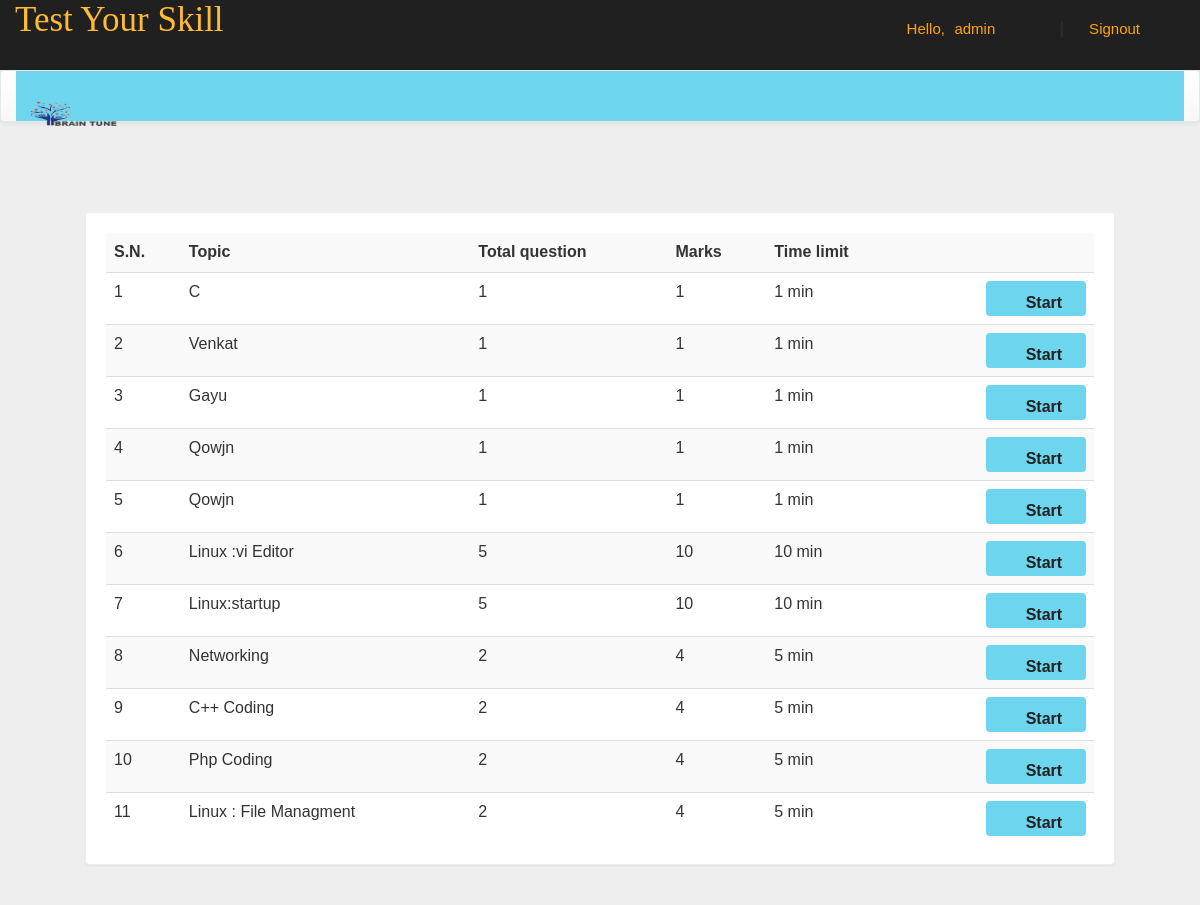
Page /acc.php (signed in) on the committed database.
### tables this page shows
CREATE TABLE `quiz` (
  `eid` text NOT NULL,
  `title` varchar(100) NOT NULL,
  `sahi` int(11) NOT NULL,
  `wrong` int(11) NOT NULL,
  `total` int(11) NOT NULL,
  `time` bigint(20) NOT NULL,
  `intro` text NOT NULL,
  `tag` varchar(100) NOT NULL,
  `date` timestamp NOT NULL DEFAULT current_timestamp() ON UPDATE current_timestamp()
);

### acc.php (the view, shortened to what this page needs)
<!DOCTYPE html PUBLIC "-//W3C//DTD XHTML 1.0 Transitional//EN" "http://www.w3.org/TR/xhtml1/DTD/xhtml1-transitional.dtd">
<html xmlns="http://www.w3.org/1999/xhtml">
<head>
<link  rel="stylesheet" href="css/bootstrap.min.css"/>
 <link  rel="stylesheet" href="css/bootstrap-theme.min.css"/>
 <link rel="stylesheet" href="css/main.css">
 <link  rel="stylesheet" href="css/font.css">
</head>
<body>
<div class="header">
<div class="row">
<div class="col-lg-6">
<span class="logo">Test Your Skill</span></div>
<div class="col-md-4 col-md-offset-2">
 <?php
 include_once 'conn.php';
  if(!(isset($_SESSION['mail']))){
header("location:index.php");
}
else
{
$name = $_SESSION['name'];
$email=$_SESSION['mail'];
echo '<span class="pull-right top title1" ><span class="log1"><span class="glyphicon glyphicon-user" aria-hidden="true"></span>&nbsp;&nbsp;&nbsp;&nbsp;Hello,</span> <a href="acc.php?q=1" class="log log1">'.$name.'</a>&nbsp;|&nbsp;<a href="logout.php?q=acc.php" class="log"><span class="glyphicon glyphicon-log-out" aria-hidden="true"></span>&nbsp;Signout</button></a></span>';
}?>
</div>
</div></div>
<div class="bg">
<nav class="navbar navbar-default title1">
  <div class="container-fluid">
    <div class="navbar-header">
      <a class="navbar-brand" href=""><b><img class="logo" src="img/logo3.png" height="50" width="90"></b></a>
    </div>
    <div class="collapse navbar-collapse" id="bs-example-navbar-collapse-1">
      <ul class="nav navbar-nav">
        <li <?php if(@$_GET['q']==1) echo'class="active"'; ?> ><a href="acc.php?q=1"><span class="" aria-hidden="true"></span>&nbsp;<span class="sr-only">(current)</span></a></li>
      </div>
  </div>
</nav>
<div class="container">
<div class="collapse navbar-collapse" id="bs-example-navbar-collapse-1">
      <ul class="nav navbar-nav">
      <li <?php if(@$_GET['q']==0) echo'class="active"'; ?>><a href="acc.php?q=0"><span class="sr-only"></span></a></li>
</ul>
</div>
        <div class="col-md-12">
<?php if(@$_GET['q']==0) {
$result = mysqli_query($conn,"SELECT * FROM quiz ORDER BY date DESC") or die('Error');
echo  '<div class="panel"><table class="table table-striped title1">
<tr><td><b>S.N.</b></td><td><b>Topic</b></td><td><b>Total question</b></td><td><b>Marks</b></td><td><b>Time limit</b></td><td></td></tr>';
$c=1;
while($row = mysqli_fetch_array($result)) {
	$title = $row['title'];
	$total = $row['total'];
	$sahi = $row['sahi'];
    $time = $row['time'];
	$eid = $row['eid'];
$q12=mysqli_query($conn,"SELECT score FROM history WHERE eid='$eid' AND email='$email'" )or die('Error98');
$rowcount=mysqli_num_rows($q12);
if($rowcount == 0){
	echo '<tr><td>'.$c++.'</td><td>'.$title.'</td><td>'.$total.'</td><td>'.$sahi*$total.'</td><td>'.$time.'&nbsp;min</td>
	<td><b><a href="acc.php?q=quiz&step=2&eid='.$eid.'&n=1&t='.$total.'" class="pull-right btn sub1" style="margin:0px;background:#6dd5ed"><span class="glyphicon glyphicon-new-window" aria-hidden="true"></span>&nbsp;<span class="title1"><b>Start</b></span></a></b></td></tr>';
}
}
echo '</table></div>';
}?>
</div></div></div></div>
</body>
</html>

### css/main.css (style rules this page uses)
body { overflow-x:hidden; width:100%; font: 15px "Century Gothic", "Times Roman", sans-serif; background:#eee; min-height:550px; background-attachment:fixed; }
.bg { min-height:540px; }
.panel { border-color:#eee; margin:40px; padding:20px; font: 15px "Century Gothic", "Times Roman", sans-serif; }
.header { background:#202020; height:70px; }
.logo { font-family:'typo'; font-size:35px; color:#ffbb33; margin:15px; }
.title1 { font: 16px "Century Gothic", "Times Roman", sans-serif; }
.sub1 { width:90px; color:#202020; background:orange; font-size:15px; height:35px; margin:20px; padding:10px; width:100px; }
.top { margin-top:20px; }
.log1 { font: 15px 'Ubuntu', sans-serif; color:orange; margin-left:10px; }
.log { margin:10px; margin-right:60px; margin-left:5px; color:orange; text-decoration:none; font-size:20px; font-size:15px; }

### acc.php (style rules this page uses)
.logo { padding-bottom : 20%; }
.navbar-default .navbar-collapse, .navbar-default .navbar-form { background-color: #6dd5ed; }
a { color: black; text-decoration: none; }

### rows in the picture
quiz: title "C", total "1", $sahi*$total "1", time "1"
quiz: title "Venkat", total "1", $sahi*$total "1", time "1"
quiz: title "Gayu", total "1", $sahi*$total "1", time "1"
quiz: title "Qowjn", total "1", $sahi*$total "1", time "1"
quiz: title "Qowjn", total "1", $sahi*$total "1", time "1"
quiz: title "Linux :vi Editor", total "5", $sahi*$total "10", time "10"
quiz: title "Linux:startup", total "5", $sahi*$total "10", time "10"
quiz: title "Networking", total "2", $sahi*$total "4", time "5"
quiz: title "C++ Coding", total "2", $sahi*$total "4", time "5"
quiz: title "Php Coding", total "2", $sahi*$total "4", time "5"
quiz: title "Linux : File Managment", total "2", $sahi*$total "4", time "5"

### other values in the picture
$name "admin"
